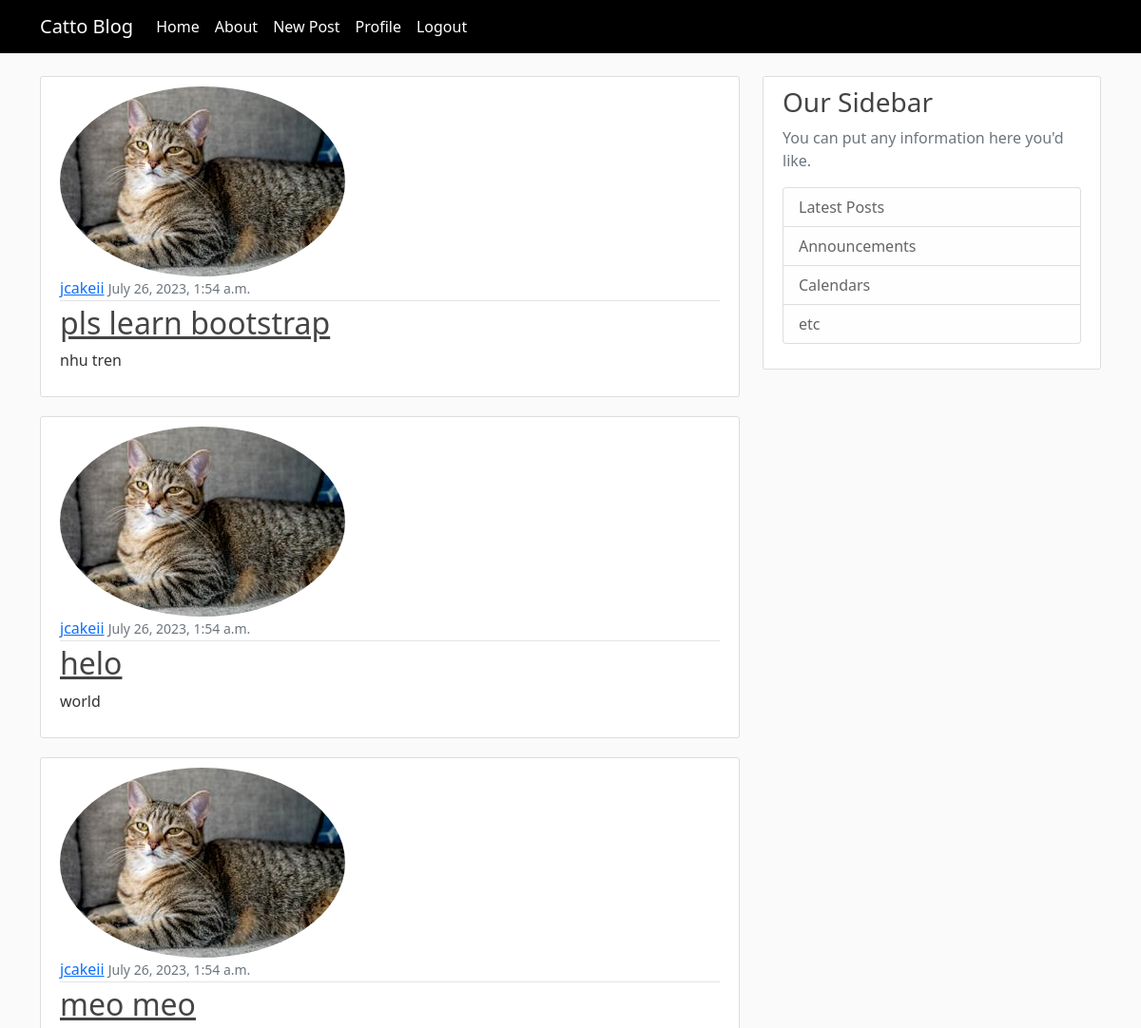
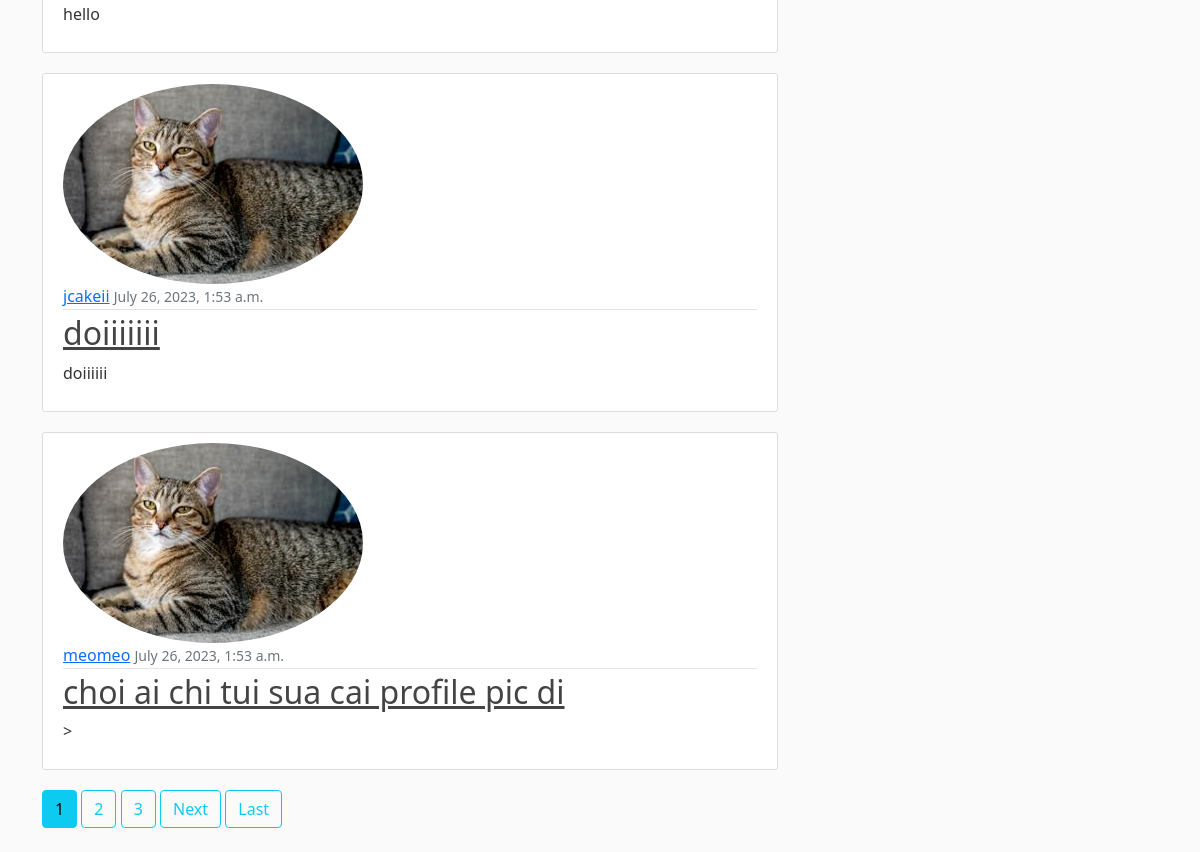
The app's page / (signed in) with its own data (2 pictures, top to bottom).
### blog/models.py (models this page shows, shortened)
class Post(models.Model): #each class is its own table in the database
    title = models.CharField(max_length = 100)
    content = models.TextField()
    date_posted = models.DateTimeField(default = timezone.now) #set the date posted to current date
    author = models.ForeignKey(User, on_delete=models.CASCADE) #pass in the related User table and what we want Django to do if the user who created the post gets deleted: if a user gets deleted, delete the post

### user/models.py (models this page shows, shortened)
class Profile(models.Model):
    user = models.OneToOneField(User, on_delete=models.CASCADE) #if user is deleted, delete the profile
    image = models.ImageField(default = 'default.jpg', upload_to = 'profile_pics')

### blog/views.py (the view)
# urls.py: path('', PostListView.as_view(), name= 'blog-home'),
class PostListView(ListView):
    model = Post
    template_name = 'blog/home.html' #<app>/<model>_<viewtype>.html
    context_object_name = 'posts'
    ordering = ['-date_posted']
    paginate_by = 5

### blog/templates/blog/home.html (shortened to what this page needs)
{% extends "blog/base.html" %}
{% block content %}
  {% for post in posts %}
    <article class="media content-section">
        <img class ="rounded-circle article-image" src = "{{ post.author.profile.image.url }}">
        <div class="media-body">
          <div class="article-metadata">
            <a class="mr-2" href="{% url 'user-posts' post.author.username %}">{{ post.author }}</a>
            <small class="text-muted">{{ post.date_posted }}</small>
          </div>
          <h2><a class="article-title" href="{% url 'post-detail' post.id %}">{{ post.title }}</a></h2>
          <p class="article-content">{{ post.content }}</p>
        </div>
      </article>
  {% endfor %}
  {% if is_paginated %}
  {% for num in page_obj.paginator.page_range %}
    {% if page_obj.number == num %}
      <a class="btn btn-info mb-4" href="?page={{ num }}">{{ num }}</a>
    {% elif num > page_obj.number|add:'-3' and num < page_obj.number|add:'3' %}
      <a class="btn btn-outline-info mb-4" href="?page={{ num }}">{{ num }}</a>
    {% endif %}
  {% endfor %}
  {% if page_obj.has_next %}
    <a class="btn btn-outline-info mb-4" href="?page={{ page_obj.next_page_number }}">Next</a>
    <a class="btn btn-outline-info mb-4" href="?page={{ page_obj.paginator.num_pages }}">Last</a>
  {% endif %}
{% endif %}
{% endblock content %}

### blog/static/blog/main.css (style rules this page uses)
body { background: #fafafa; color: #333333; margin-top: 5rem; }
h1, h2, h3, h4, h5, h6 { color: #444444; }
.content-section { background: #ffffff; padding: 10px 20px; border: 1px solid #dddddd; border-radius: 3px; margin-bottom: 20px; }
.article-title { color: #444444; }
.article-content { white-space: pre-line; }
.article-metadata { padding-bottom: 1px; margin-bottom: 4px; border-bottom: 1px solid #e3e3e3 }

### records on screen
Post: author.profile.image (picture), author "jcakeii", date_posted "July 26, 2023, 1:54 a.m.", title "pls learn bootstrap", content "nhu tren"
Post: author.profile.image (picture), author "jcakeii", date_posted "July 26, 2023, 1:54 a.m.", title "helo", content "world"
Post: author.profile.image (picture), author "jcakeii", date_posted "July 26, 2023, 1:54 a.m.", title "meo meo", content "hello"
Post: author.profile.image (picture), author "jcakeii", date_posted "July 26, 2023, 1:53 a.m.", title "doiiiiiii", content "doiiiiii"
Post: author.profile.image (placeholder picture), author "meomeo", date_posted "July 26, 2023, 1:53 a.m.", title "choi ai chi tui sua cai profile pic di", content ">"

### other values on screen
{{ num }} "1"
{{ num }} "2" "3"
